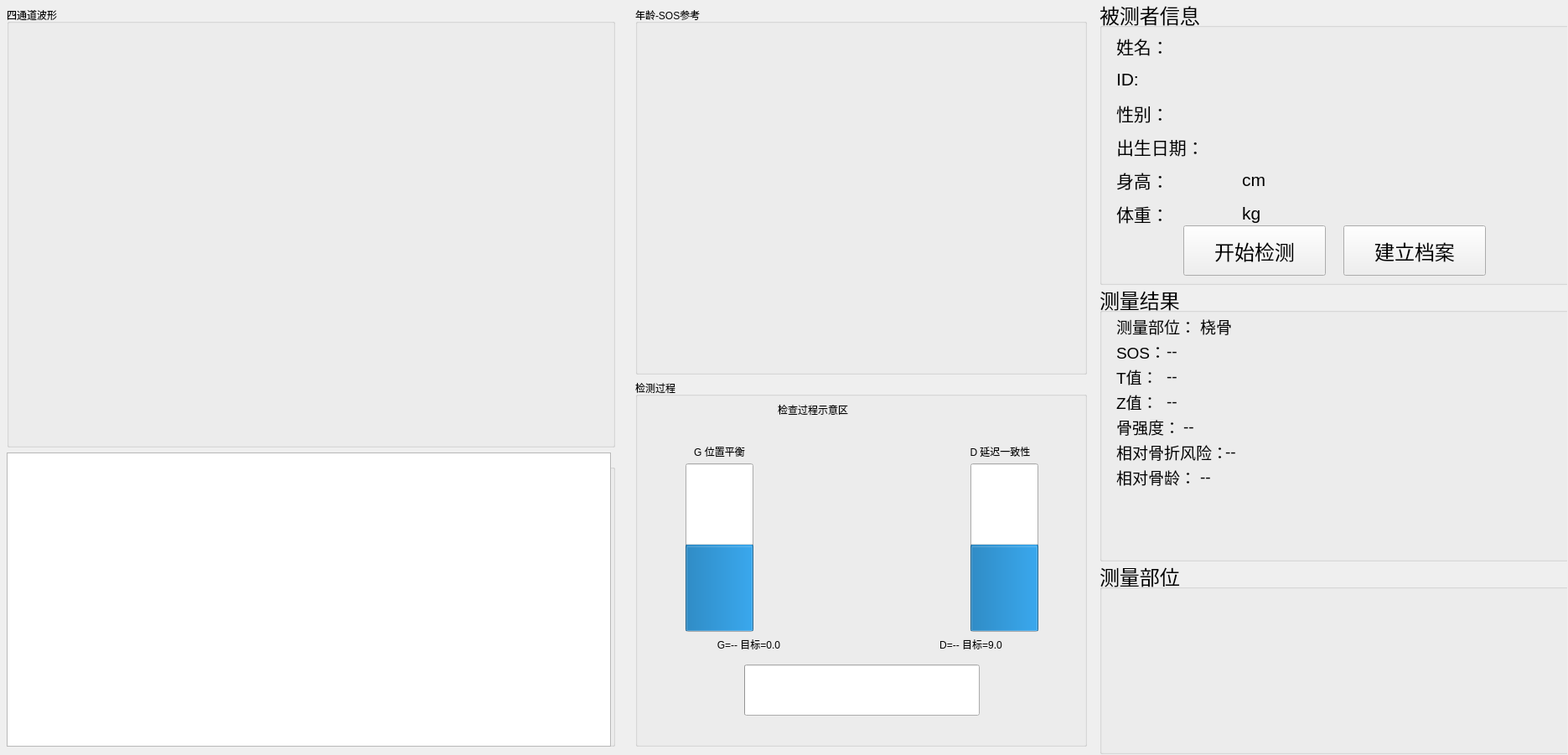
       <widget class="QWidget" name="mainBodyWidget" native="true">
        <property name="geometry">
         <rect>
          <x>10</x>
          <y>99</y>
          <width>1871</width>
          <height>901</height>
         </rect>
        </property>
        <widget class="QWidget" name="layoutWidget">
         <property name="geometry">
          <rect>
           <x>-1</x>
           <y>-1</y>
           <width>1871</width>
           <height>901</height>
          </rect>
         </property>
         <layout class="QHBoxLayout" name="horizontalLayoutMainBody" stretch="4,3,3">
          <item>
           <widget class="QWidget" name="leftColumnWidget" native="true">
            <layout class="QVBoxLayout" name="verticalLayout" stretch="6,4">
             <item>
              <widget class="QGroupBox" name="grpWaveArea">
               <property name="title">
                <string>四通道波形</string>
               </property>
               <widget class="QWidget" name="layoutWidget_3">
                <property name="geometry">
                 <rect>
                  <x>0</x>
                  <y>0</y>
                  <width>721</width>
                  <height>521</height>
                 </rect>
                </property>
                <layout class="QVBoxLayout" name="verticalLayoutChart"/>
               </widget>
              </widget>
             </item>
             <item>
              <widget class="QGroupBox" name="grpSpeedArea">
               <property name="title">
                <string>声速趋势</string>
               </property>
               <widget class="QChartView" name="chartViewSpeed">
                <property name="geometry">
                 <rect>
                  <x>0</x>
                  <y>0</y>
                  <width>721</width>
                  <height>351</height>
                 </rect>
                </property>
               </widget>
              </widget>
             </item>
            </layout>
           </widget>
          </item>
          <item>
           <widget class="QWidget" name="centerColumnWidget" native="true">
            <layout class="QVBoxLayout" name="verticalLayout_2">
             <item>
              <widget class="QGroupBox" name="grpReferenceCurveArea">
               <property name="title">
                <string>年龄-SOS参考</string>
               </property>
               <widget class="AgeSosChartWidget" name="chartViewReference">
                <property name="geometry">
                 <rect>
                  <x>0</x>
                  <y>1</y>
                  <width>531</width>
                  <height>431</height>
                 </rect>
                </property>
               </widget>
              </widget>
             </item>
             <item>
              <widget class="QGroupBox" name="grpProcessArea">
               <property name="title">
                <string>检测过程</string>
               </property>
               <widget class="QLabel" name="lblProcessTitle">
                <property name="geometry">
                 <rect>
                  <x>170</x>
                  <y>20</y>
                  <width>191</width>
                  <height>31</height>
                 </rect>
                </property>
                <property name="text">
                 <string>检查过程示意区</string>
                </property>
               </widget>
               <widget class="QWidget" name="widgetBalanceArea" native="true">
                <property name="geometry">
                 <rect>
                  <x>30</x>
                  <y>70</y>
                  <width>481</width>
                  <height>361</height>
                 </rect>
                </property>
                <widget class="QLabel" name="lblBPairTitle">
                 <property name="geometry">
                  <rect>
                   <x>-40</x>
                   <y>0</y>
                   <width>221</width>
                   <height>31</height>
                  </rect>
                 </property>
                 <property name="text">
                  <string>G 位置平衡</string>
                 </property>
                 <property name="alignment">
                  <set>Qt::AlignCenter</set>
                 </property>
                </widget>
                <widget class="QProgressBar" name="barPairB">
                 <property name="geometry">
                  <rect>
                   <x>30</x>
                   <y>30</y>
                   <width>81</width>
                   <height>201</height>
                  </rect>
                 </property>
                 <property name="maximum">
                  <number>1000</number>
                 </property>
                 <property name="value">
                  <number>500</number>
                 </property>
                 <property name="textVisible">
                  <bool>false</bool>
                 </property>
                 <property name="orientation">
                  <enum>Qt::Vertical</enum>
                 </property>
                </widget>
                <widget class="QLabel" name="lblPairBValue">
                 <property name="geometry">
                  <rect>
                   <x>-10</x>
                   <y>230</y>
                   <width>231</width>
                   <height>31</height>
                  </rect>
                 </property>
                 <property name="text">
                  <string>G=-- 目标=0.0</string>
                 </property>
                 <property name="alignment">
                  <set>Qt::AlignCenter</set>
                 </property>
                </widget>
                <widget class="QProgressBar" name="barPairA">
                 <property name="geometry">
                  <rect>
                   <x>370</x>
                   <y>30</y>
                   <width>81</width>
                   <height>201</height>
                  </rect>
                 </property>
                 <property name="maximum">
                  <number>1000</number>
                 </property>
                 <property name="value">
                  <number>500</number>
                 </property>
                 <property name="textVisible">
                  <bool>false</bool>
                 </property>
                 <property name="orientation">
                  <enum>Qt::Vertical</enum>
                 </property>
                </widget>
                <widget class="QLabel" name="lblPairAValue">
                 <property name="geometry">
                  <rect>
                   <x>240</x>
                   <y>230</y>
                   <width>261</width>
                   <height>31</height>
                  </rect>
                 </property>
                 <property name="text">
                  <string>D=-- 目标=9.0</string>
                 </property>
                 <property name="alignment">
                  <set>Qt::AlignCenter</set>
                 </property>
                </widget>
                <widget class="QLabel" name="lblAPairTitle">
                 <property name="geometry">
                  <rect>
                   <x>310</x>
                   <y>0</y>
                   <width>191</width>
                   <height>31</height>
                  </rect>
                 </property>
                 <property name="text">
                  <string>D 延迟一致性</string>
                 </property>
                 <property name="alignment">
                  <set>Qt::AlignCenter</set>
                 </property>
                </widget>
                <widget class="QProgressBar" name="barMeasureProgress">
                 <property name="geometry">
                  <rect>
                   <x>100</x>
                   <y>270</y>
                   <width>281</width>
                   <height>61</height>
                  </rect>
                 </property>
                 <property name="maximum">
                  <number>20</number>
                 </property>
                 <property name="value">
                  <number>0</number>
                 </property>
                 <property name="textVisible">
                  <bool>false</bool>
                 </property>
                </widget>
                <widget class="QLabel" name="lblGateStats">
                 <property name="geometry">
                  <rect>
                   <x>0</x>
                   <y>315</y>
                   <width>481</width>
                   <height>25</height>
                  </rect>
                 </property>
                 <property name="font">
                  <font>
                   <pointsize>9</pointsize>
                  </font>
                 </property>
                 <property name="text">
                  <string/>
                 </property>
                 <property name="alignment">
                  <set>Qt::AlignCenter</set>
                 </property>
                </widget>
                <widget class="QLabel" name="lblProcessStatus">
                 <property name="geometry">
                  <rect>
                   <x>0</x>
                   <y>340</y>
                   <width>481</width>
                   <height>81</height>
                  </rect>
                 </property>
                 <property name="font">
                  <font>
                   <pointsize>10</pointsize>
                  </font>
                 </property>
                 <property name="text">
                  <string>等待开始测量</string>
                 </property>
                 <property name="alignment">
                  <set>Qt::AlignCenter</set>
                 </property>
                </widget>
               </widget>
              </widget>
             </item>
            </layout>
           </widget>
          </item>
          <item>
           <widget class="QWidget" name="rightColumnWidget" native="true">
            <widget class="QGroupBox" name="grpPatientInfoRight">
             <property name="geometry">
              <rect>
               <x>0</x>
               <y>0</y>
               <width>561</width>
               <height>341</height>
              </rect>
             </property>
             <property name="font">
              <font>
               <pointsize>18</pointsize>
              </font>
             </property>
             <property name="title">
              <string>被测者信息</string>
             </property>
             <widget class="QLabel" name="labelID">
              <property name="geometry">
               <rect>
                <x>20</x>
                <y>80</y>
                <width>171</width>
                <height>31</height>
               </rect>
              </property>
              <property name="sizePolicy">
               <sizepolicy hsizetype="Expanding" vsizetype="Expanding">
                <horstretch>0</horstretch>
                <verstretch>0</verstretch>
               </sizepolicy>
              </property>
              <property name="font">
               <font>
                <pointsize>16</pointsize>
               </font>
              </property>
              <property name="text">
               <string>ID:</string>
              </property>
             </widget>
             <widget class="QLabel" name="labelWeight">
              <property name="geometry">
               <rect>
                <x>20</x>
                <y>240</y>
                <width>131</width>
                <height>31</height>
               </rect>
              </property>
              <property name="sizePolicy">
               <sizepolicy hsizetype="Expanding" vsizetype="Expanding">
                <horstretch>0</horstretch>
                <verstretch>0</verstretch>
               </sizepolicy>
              </property>
              <property name="font">
               <font>
                <pointsize>16</pointsize>
               </font>
              </property>
              <property name="text">
               <string>体重：</string>
              </property>
             </widget>
             <widget class="QLabel" name="labelName">
              <property name="geometry">
               <rect>
                <x>20</x>
                <y>40</y>
                <width>181</width>
                <height>31</height>
               </rect>
              </property>
              <property name="sizePolicy">
               <sizepolicy hsizetype="Expanding" vsizetype="Expanding">
                <horstretch>0</horstretch>
                <verstretch>0</verstretch>
               </sizepolicy>
              </property>
              <property name="font">
               <font>
                <pointsize>16</pointsize>
               </font>
              </property>
              <property name="text">
               <string>姓名：</string>
              </property>
             </widget>
             <widget class="QLabel" name="labelGender">
              <property name="geometry">
               <rect>
                <x>20</x>
                <y>120</y>
                <width>171</width>
                <height>31</height>
               </rect>
              </property>
              <property name="sizePolicy">
               <sizepolicy hsizetype="Expanding" vsizetype="Expanding">
                <horstretch>0</horstretch>
                <verstretch>0</verstretch>
               </sizepolicy>
              </property>
              <property name="font">
               <font>
                <pointsize>16</pointsize>
               </font>
              </property>
              <property name="text">
               <string>性别：</string>
              </property>
             </widget>
             <widget class="QLabel" name="label_28">
              <property name="geometry">
               <rect>
                <x>170</x>
                <y>240</y>
                <width>51</width>
                <height>31</height>
               </rect>
              </property>
              <property name="sizePolicy">
               <sizepolicy hsizetype="Expanding" vsizetype="Expanding">
                <horstretch>0</horstretch>
                <verstretch>0</verstretch>
               </sizepolicy>
              </property>
              <property name="font">
               <font>
                <pointsize>16</pointsize>
               </font>
              </property>
              <property name="text">
               <string>kg</string>
              </property>
             </widget>
             <widget class="QLabel" name="labelHeight">
              <property name="geometry">
               <rect>
                <x>20</x>
                <y>200</y>
                <width>131</width>
                <height>31</height>
               </rect>
              </property>
              <property name="sizePolicy">
               <sizepolicy hsizetype="Expanding" vsizetype="Expanding">
                <horstretch>0</horstretch>
                <verstretch>0</verstretch>
               </sizepolicy>
              </property>
              <property name="font">
               <font>
                <pointsize>16</pointsize>
               </font>
              </property>
              <property name="text">
               <string>身高：</string>
              </property>
             </widget>
             <widget class="QLabel" name="label_27">
              <property name="geometry">
               <rect>
                <x>170</x>
                <y>200</y>
                <width>41</width>
                <height>31</height>
               </rect>
              </property>
              <property name="sizePolicy">
               <sizepolicy hsizetype="Expanding" vsizetype="Expanding">
                <horstretch>0</horstretch>
                <verstretch>0</verstretch>
               </sizepolicy>
              </property>
              <property name="font">
               <font>
                <pointsize>16</pointsize>
               </font>
              </property>
              <property name="text">
               <string>cm</string>
              </property>
             </widget>
             <widget class="QLabel" name="labelBirth">
              <property name="geometry">
               <rect>
                <x>20</x>
                <y>160</y>
                <width>211</width>
                <height>31</height>
               </rect>
              </property>
              <property name="sizePolicy">
               <sizepolicy hsizetype="Expanding" vsizetype="Expanding">
                <horstretch>0</horstretch>
                <verstretch>0</verstretch>
               </sizepolicy>
              </property>
              <property name="font">
               <font>
                <pointsize>16</pointsize>
               </font>
              </property>
              <property name="text">
               <string>出生日期：</string>
              </property>
             </widget>
           <widget class="QPushButton" name="btnPatientInfo">
              <property name="geometry">
               <rect>
               <x>291</x>
               <y>270</y>
               <width>170</width>
                <height>60</height>
               </rect>
              </property>
              <property name="sizePolicy">
               <sizepolicy hsizetype="Expanding" vsizetype="Expanding">
                <horstretch>0</horstretch>
                <verstretch>0</verstretch>
               </sizepolicy>
              </property>
              <property name="minimumSize">
               <size>
                <width>0</width>
                <height>60</height>
               </size>
              </property>
              <property name="maximumSize">
               <size>
                <width>170</width>
                <height>16777215</height>
               </size>
              </property>
              <property name="text">
               <string>建立档案</string>
              </property>
             </widget>
           <widget class="QPushButton" name="btnStartMeasurement">
              <property name="geometry">
                 <rect>
                 <x>100</x>
                <y>270</y>
                <width>170</width>
                <height>60</height>
               </rect>
              </property>
              <property name="text">
               <string>开始检测</string>
              </property>
             </widget>
            </widget>
             <widget class="QGroupBox" name="grpLatestResultRight">
             <property name="geometry">
              <rect>
               <x>0</x>
               <y>340</y>
               <width>561</width>
               <height>331</height>
              </rect>
             </property>
             <property name="font">
              <font>
               <pointsize>18</pointsize>
              </font>
             </property>
             <property name="title">
              <string>测量结果</string>
             </property>
             <widget class="QLabel" name="label_33">
              <property name="geometry">
               <rect>
                <x>20</x>
                <y>40</y>
                <width>131</width>
                <height>21</height>
               </rect>
              </property>
              <property name="font">
               <font>
                <pointsize>14</pointsize>
               </font>
              </property>
              <property name="text">
               <string>测量部位：</string>
              </property>
             </widget>
             <widget class="QLabel" name="label_34">
              <property name="geometry">
               <rect>
                <x>20</x>
                <y>70</y>
                <width>121</width>
                <height>21</height>
               </rect>
              </property>
              <property name="font">
               <font>
                <pointsize>14</pointsize>
               </font>
              </property>
              <property name="text">
               <string>SOS：</string>
              </property>
             </widget>
             <widget class="QLabel" name="label_35">
              <property name="geometry">
               <rect>
                <x>20</x>
                <y>100</y>
                <width>121</width>
                <height>21</height>
               </rect>
              </property>
              <property name="font">
               <font>
                <pointsize>14</pointsize>
               </font>
              </property>
              <property name="text">
               <string>T值：</string>
              </property>
             </widget>
             <widget class="QLabel" name="label_36">
              <property name="geometry">
               <rect>
                <x>20</x>
                <y>130</y>
                <width>121</width>
                <height>21</height>
               </rect>
              </property>
              <property name="font">
               <font>
                <pointsize>14</pointsize>
               </font>
              </property>
              <property name="text">
               <string>Z值：</string>
              </property>
             </widget>
             <widget class="QLabel" name="label_37">
              <property name="geometry">
               <rect>
                <x>20</x>
                <y>160</y>
                <width>111</width>
                <height>21</height>
               </rect>
              </property>
              <property name="font">
               <font>
                <pointsize>14</pointsize>
               </font>
              </property>
              <property name="text">
               <string>骨强度：</string>
              </property>
             </widget>
             <widget class="QLabel" name="label_38">
              <property name="geometry">
               <rect>
                <x>20</x>
                <y>190</y>
                <width>131</width>
                <height>21</height>
               </rect>
              </property>
              <property name="font">
               <font>
                <pointsize>14</pointsize>
               </font>
              </property>
              <property name="text">
               <string>相对骨折风险：</string>
              </property>
             </widget>
             <widget class="QLabel" name="label_39">
              <property name="geometry">
               <rect>
                <x>20</x>
                <y>220</y>
                <width>121</width>
                <height>21</height>
               </rect>
              </property>
              <property name="font">
               <font>
                <pointsize>14</pointsize>
               </font>
              </property>
              <property name="text">
               <string>相对骨龄：</string>
              </property>
             </widget>
             <widget class="QLabel" name="lblLatestPart">
              <property name="geometry">
               <rect>
                <x>120</x>
                <y>40</y>
                <width>111</width>
                <height>21</height>
               </rect>
              </property>
              <property name="font">
               <font>
                <pointsize>14</pointsize>
               </font>
              </property>
              <property name="text">
               <string>桡骨</string>
              </property>
             </widget>
             <widget class="QLabel" name="lblLatestSOS">
              <property name="geometry">
               <rect>
                <x>80</x>
                <y>70</y>
                <width>111</width>
                <height>20</height>
               </rect>
              </property>
              <property name="font">
               <font>
                <pointsize>14</pointsize>
               </font>
              </property>
              <property name="text">
               <string>--</string>
              </property>
             </widget>
             <widget class="QLabel" name="lblLatestT">
              <property name="geometry">
               <rect>
                <x>80</x>
                <y>100</y>
                <width>91</width>
                <height>20</height>
               </rect>
              </property>
              <property name="font">
               <font>
                <pointsize>14</pointsize>
               </font>
              </property>
              <property name="text">
               <string>--</string>
              </property>
             </widget>
             <widget class="QLabel" name="lblLatestZ">
              <property name="geometry">
               <rect>
                <x>80</x>
                <y>130</y>
                <width>121</width>
                <height>21</height>
               </rect>
              </property>
              <property name="font">
               <font>
                <pointsize>14</pointsize>
               </font>
              </property>
              <property name="text">
               <string>--</string>
              </property>
             </widget>
             <widget class="QLabel" name="lblLatestStrength">
              <property name="geometry">
               <rect>
                <x>100</x>
                <y>160</y>
                <width>121</width>
                <height>21</height>
               </rect>
              </property>
              <property name="font">
               <font>
                <pointsize>14</pointsize>
               </font>
              </property>
              <property name="text">
               <string>--</string>
              </property>
             </widget>
             <widget class="QLabel" name="lblLatestRisk">
              <property name="geometry">
               <rect>
                <x>150</x>
                <y>190</y>
                <width>141</width>
                <height>21</height>
               </rect>
              </property>
              <property name="font">
               <font>
                <pointsize>14</pointsize>
               </font>
              </property>
              <property name="text">
               <string>--</string>
              </property>
             </widget>
             <widget class="QLabel" name="lblLatestBoneAge">
              <property name="geometry">
               <rect>
                <x>120</x>
                <y>220</y>
                <width>101</width>
                <height>21</height>
               </rect>
              </property>
              <property name="font">
               <font>
                <pointsize>14</pointsize>
               </font>
              </property>
              <property name="text">
               <string>--</string>
              </property>
             </widget>
            </widget>
            <widget class="QGroupBox" name="grpPartImageRight">
             <property name="geometry">
              <rect>
               <x>0</x>
               <y>670</y>
               <width>561</width>
               <height>231</height>
              </rect>
             </property>
             <property name="font">
              <font>
               <pointsize>18</pointsize>
              </font>
             </property>
             <property name="title">
              <string>测量部位</string>
             </property>
             <widget class="QLabel" name="label_32">
              <property name="geometry">
               <rect>
                <x>0</x>
                <y>0</y>
                <width>561</width>
                <height>221</height>
               </rect>
              </property>
              <property name="text">
               <string/>
              </property>
              <property name="pixmap">
               <pixmap resource="resources.qrc">:/images/Radius.bmp</pixmap>
              </property>
              <property name="scaledContents">
               <bool>true</bool>
              </property>
             </widget>
            </widget>
           </widget>
          </item>
         </layout>
        </widget>
       </widget>
